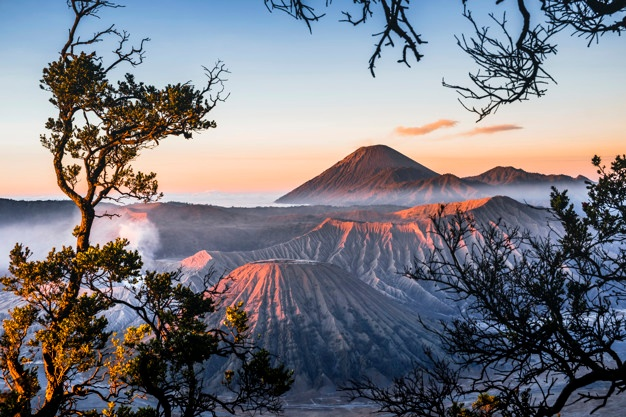
#> input picture Tugas 4/Ideal Lowpass Filter & Butterworth Lowpass Filter/pemandangan.jpg, 626 x 417 px
$ python Butterworth_Lowpass_Filter.py
#> lines starting #> are read from the running program, lines starting #| are printed output that depends on the picture; after the words box and inside, x2 and y2 are one past the last pixel; in counts of white or black regions, pixels touching at a corner belong together
import cv2
import numpy as np
import matplotlib.pyplot as plt

# Load gambar
img = cv2.imread('pemandangan.jpg', 0)
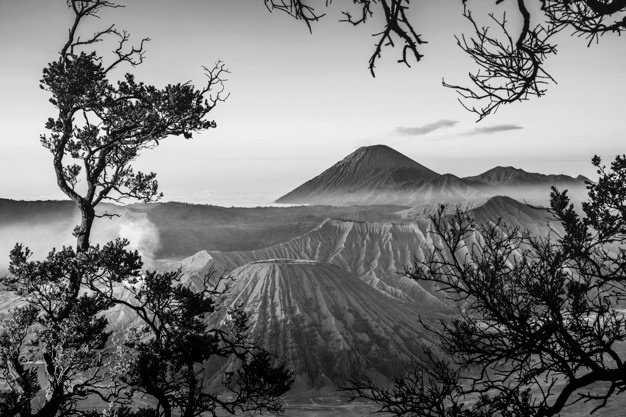
#> img: shape (417, 626); min 0, max 255, mean 121.7

# Lakukan transformasi Fourier pada gambar
f = np.fft.fft2(img)
fshift = np.fft.fftshift(f)

# Buat mask untuk lowpass filter
baris, kolom = img.shape
#> baris = 417; kolom = 626
pusat_baris, pusat_kolom = int(baris / 2), int(kolom / 2)
#> pusat_baris = 208; pusat_kolom = 313
mask = np.zeros((baris, kolom), np.uint8)

# Buat Butterworth Lowpass Filter
radius_butterworth = 30
n = 2
for i in range(baris):
    for j in range(kolom):
        jarak = np.sqrt((i - pusat_baris) ** 2 + (j - pusat_kolom) ** 2)
        mask[i, j] = 1 / (1 + (jarak / radius_butterworth) ** (2 * n))
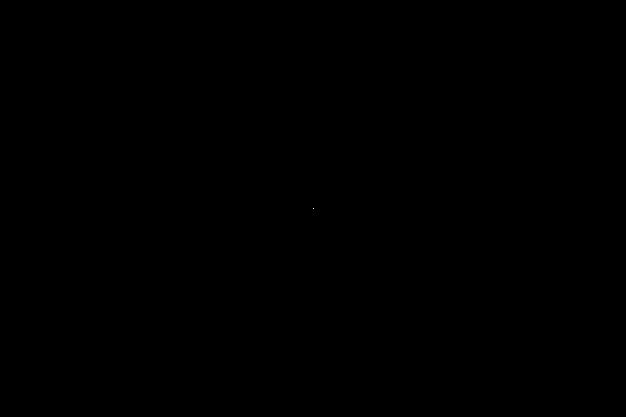
#> mask: shape (417, 626); values 0 (black) and 1 (white), 0% white in thin lines or dots, all inside (x1, y1, x2, y2) = (313, 208, 314, 209)

# Terapkan Butterworth Lowpass Filter
fshift_filtered = fshift * mask
f_filtered = np.fft.ifftshift(fshift_filtered)
img_filtered = np.fft.ifft2(f_filtered)
img_filtered = np.abs(img_filtered)

# Plot gambar dan spektrum Fourier
fig, axs = plt.subplots(2, 2)
axs[0, 0].imshow(img, cmap='gray')
axs[0, 0].set_title('Gambar Asli')
axs[0, 1].imshow(np.log(1 + np.abs(fshift)), cmap='gray')
axs[0, 1].set_title('Spektrum Fourier')
axs[1, 0].imshow(mask, cmap='gray')
axs[1, 0].set_title('Butterworth Lowpass Filter')
axs[1, 1].imshow(img_filtered, cmap='gray')
axs[1, 1].set_title('Gambar Setelah Filtering')
plt.show()
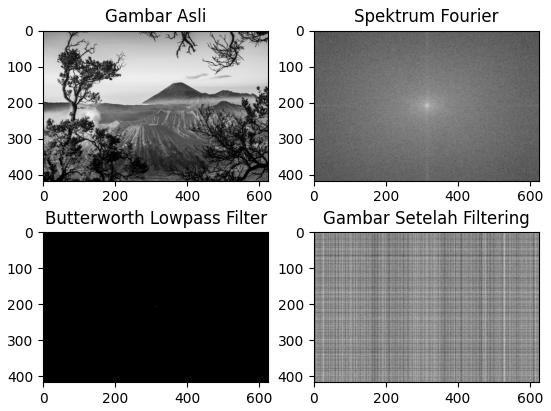
#> figure drawn by matplotlib, 4 panels

$ run again, with Tugas 4/Ideal Lowpass Filter & Butterworth Lowpass Filter/hasil RUN ideal lowpass filter.jpg copied over Tugas 4/Ideal Lowpass Filter & Butterworth Lowpass Filter/pemandangan.jpg
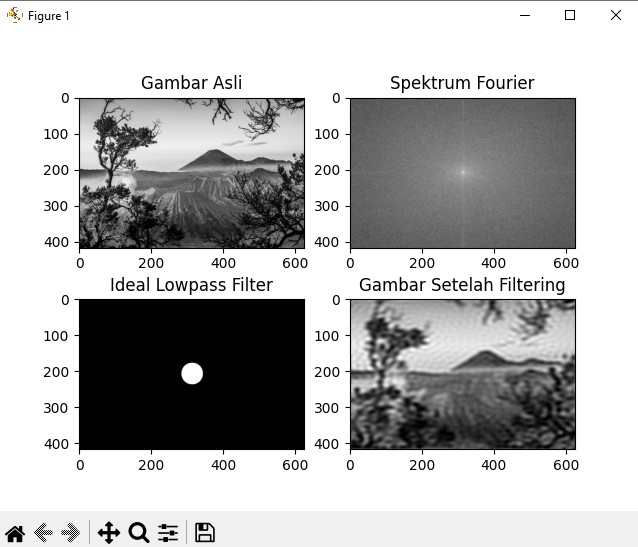
#> input picture Tugas 4/Ideal Lowpass Filter & Butterworth Lowpass Filter/hasil RUN ideal lowpass filter.jpg, 638 x 547 px
#> `plt.show()`:
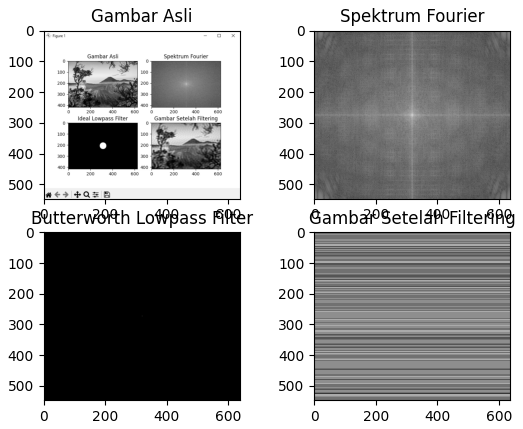
#> figure drawn by matplotlib, 4 panels
